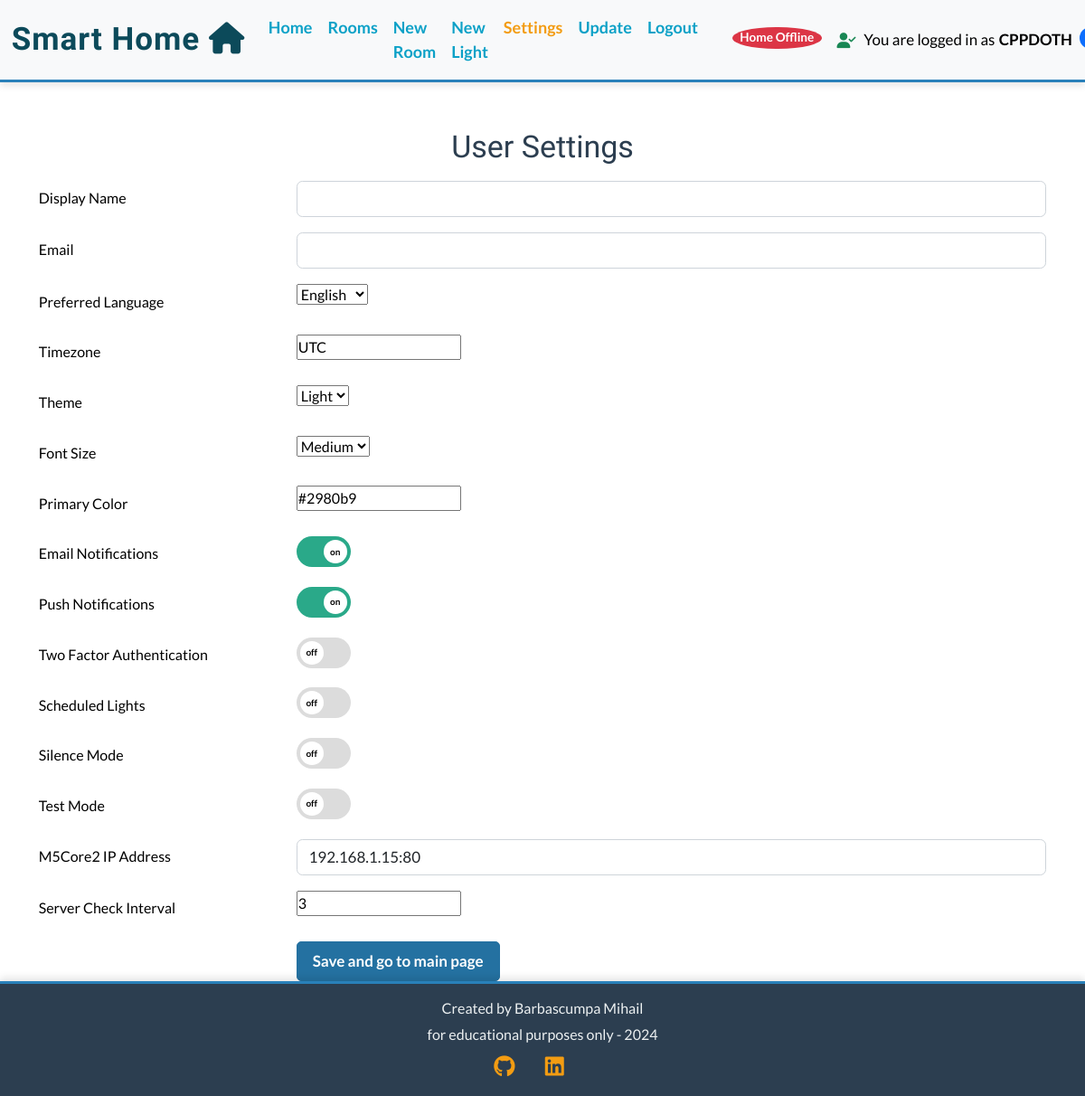
Page /settings/ (signed in) on the earlier database version.
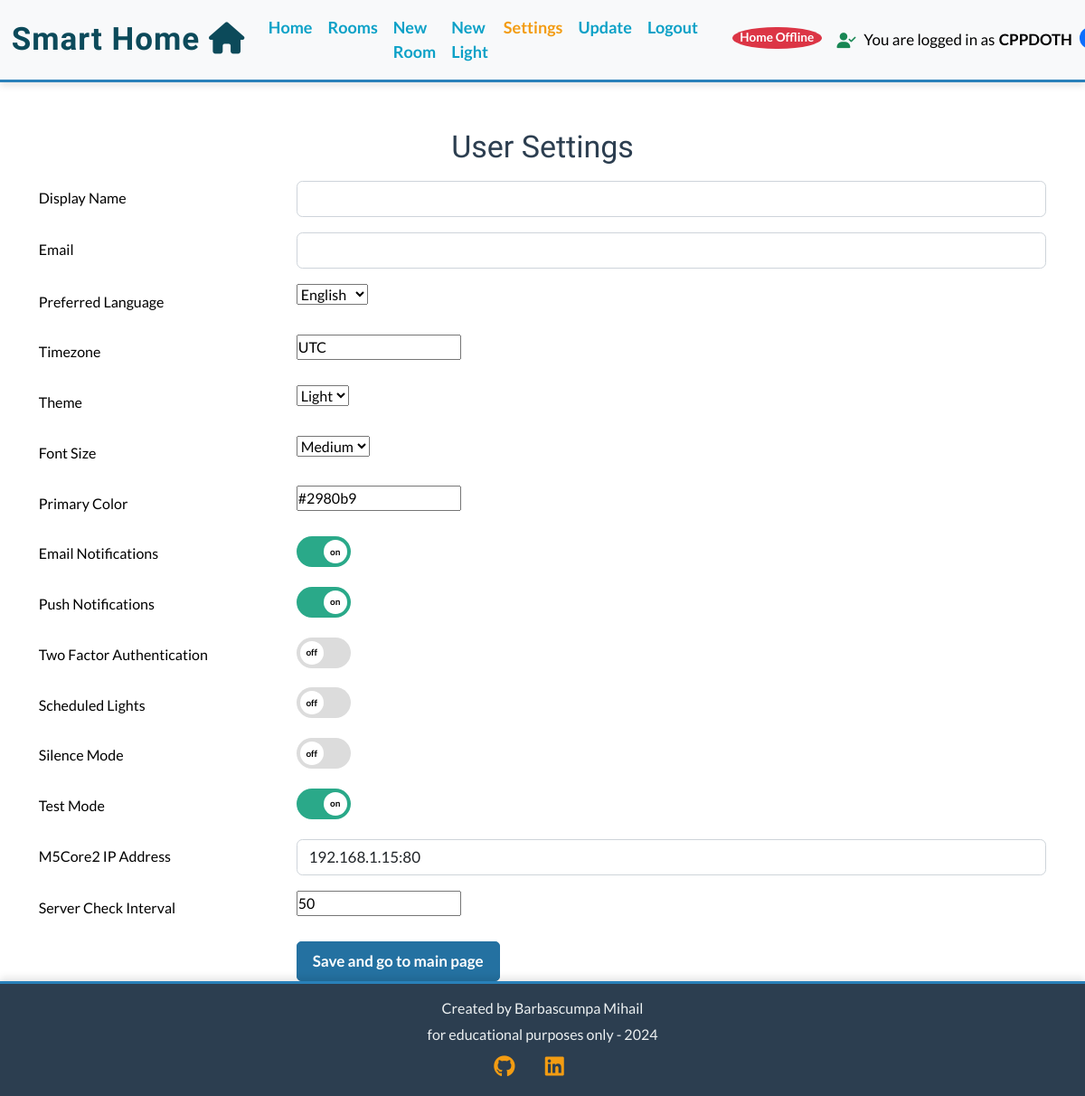
Same page on the later database version.
### light_app/models.py (models this page shows, shortened)
class UserSettings(models.Model):
    user = models.OneToOneField(User, on_delete=models.CASCADE)
    api_password = models.CharField(max_length=128)  # Parola pentru API
    server_check_interval = models.IntegerField(
        default=5, help_text="Interval in seconds for checking server status."
    )
    display_name = models.CharField(max_length=100, blank=True)
    email = models.EmailField(max_length=255, blank=True)
    preferred_language = models.CharField(
        max_length=50,
        choices=[("en", "English"), ("fr", "French"), ("de", "German")],
        default="en",
    )
    timezone = models.CharField(max_length=50, default="UTC")
    theme = models.CharField(
        max_length=10, choices=[("light", "Light"), ("dark", "Dark")], default="light"
    )
    font_size = models.CharField(
        max_length=10,
        choices=[("small", "Small"), ("medium", "Medium"), ("large", "Large")],
        default="medium",
    )
    primary_color = models.CharField(max_length=7, default="#2980b9")  # Hex color
    email_notifications = models.BooleanField(default=True)
    push_notifications = models.BooleanField(default=True)
    two_factor_authentication = models.BooleanField(default=False)
    scheduled_lights = models.BooleanField(default=False)
    silence_mode = models.BooleanField(default=False)
    test_mode = models.BooleanField(default=True)
    m5core2_ip = models.CharField(
        max_length=100, blank=True, default=""
    )  # Adresa IP a utilizatorului pentru M5Core2

### light_app/views.py (the view)
# urls.py: path('settings/', views.user_settings_view, name='user_settings'),
@login_required
def user_settings_view(request):
    user_settings, created = UserSettings.objects.get_or_create(user=request.user)
    form = UserSettingsForm(instance=user_settings)
    if request.method == "POST":
        form = UserSettingsForm(request.POST, instance=user_settings)
        if form.is_valid():
            form.save()
            return redirect("home")
    return render(
        request,
        "light_app/user_settings.html",
        {
            "form": form,
        },
    )

### light_app/forms.py (shortened to what this page needs)
class UserSettingsForm(forms.ModelForm):
    class Meta:
        model = UserSettings
        fields = [
            "display_name", "email", "preferred_language", "timezone",
            "theme", "font_size", "primary_color", "email_notifications",
            "push_notifications", "two_factor_authentication", "scheduled_lights",
            "silence_mode","test_mode", "m5core2_ip", 'server_check_interval',
        ]
        widgets = {
            'display_name': forms.TextInput(attrs={
                'class': 'form-control auto-expand',
            }),
            'email': forms.EmailInput(attrs={
                'class': 'form-control auto-expand',
            }),
            'm5core2_ip': forms.TextInput(attrs={
                'class': 'form-control auto-expand',
            }),
        }

### firmware_manager/context_processors.py (called while the page is built)
def user_ip_processor(request):
    user_ip = request.META.get('REMOTE_ADDR')  # Obține adresa IP a utilizatorului
    print(f"USER IP IN CONTEXT {user_ip}")
    return {
        'user_ip': user_ip  # Include adresa IP în contextul template-ului
    }

### light_app/context_processors.py (called while the page is built, shortened)
def global_variables(request):
    global home_online_status
    user_settings=None
    if request.user.is_authenticated:
        user_settings, created = UserSettings.objects.get_or_create(user=request.user)
        user_id = request.user.id
        online_status = home_online_status.get(user_id, False)
        return {
            "home_online_status": online_status,  # Returnează doar starea utilizatorului curent
            "silence_mode": user_settings.silence_mode,
            "check_interval": user_settings.server_check_interval,  # Returnează intervalul corect
            "user_ip": request.META["REMOTE_ADDR"],
        }

### light_app/templates/light_app/user_settings.html (shortened to what this page needs)
{% extends 'base.html' %}
{% block content %}
<div class="container mt-5">
    <h2 class="text-center">User Settings</h2>
    <form method="POST" class="mt-3">
        <div class="row mb-3">
            <label for="id_display_name" class="col-sm-3 col-form-label">Display Name</label>
            <div class="col-sm-9">
                {{ form.display_name }}
            </div>
        </div>
        <div class="row mb-3">
            <label for="id_email" class="col-sm-3 col-form-label">Email</label>
            <div class="col-sm-9">
                {{ form.email }}
            </div>
        </div>
        <div class="row mb-3">
            <label for="id_preferred_language" class="col-sm-3 col-form-label">Preferred Language</label>
            <div class="col-sm-9">
                {{ form.preferred_language }}
            </div>
        </div>
        <div class="row mb-3">
            <label for="id_timezone" class="col-sm-3 col-form-label">Timezone</label>
            <div class="col-sm-9">
                {{ form.timezone }}
            </div>
        </div>
        <div class="row mb-3">
            <label for="id_theme" class="col-sm-3 col-form-label">Theme</label>
            <div class="col-sm-9">
                {{ form.theme }}
            </div>
        </div>
        <div class="row mb-3">
            <label for="id_font_size" class="col-sm-3 col-form-label">Font Size</label>
            <div class="col-sm-9">
                {{ form.font_size }}
            </div>
        </div>
        <div class="row mb-3">
            <label for="id_primary_color" class="col-sm-3 col-form-label">Primary Color</label>
            <div class="col-sm-9">
                {{ form.primary_color }}
            </div>
        </div>
        <div class="row mb-3">
            <label for="id_email_notifications" class="col-sm-3 col-form-label">Email Notifications</label>
            <div class="col-sm-9">
                <label class="switch">
                    <span class="slider round"></span>
                </label>
            </div>
        </div>
        <div class="row mb-3">
            <label for="id_push_notifications" class="col-sm-3 col-form-label">Push Notifications</label>
            <div class="col-sm-9">
                <label class="switch">
                    <span class="slider round"></span>
                </label>
            </div>
        </div>
        <div class="row mb-3">
            <label for="id_two_factor_authentication" class="col-sm-3 col-form-label">Two Factor Authentication</label>
            <div class="col-sm-9">
                <label class="switch">
                    <span class="slider round"></span>
                </label>
            </div>
        </div>
        <div class="row mb-3">
            <label for="id_scheduled_lights" class="col-sm-3 col-form-label">Scheduled Lights</label>
            <div class="col-sm-9">
                <label class="switch">
                    <span class="slider round"></span>
                </label>
            </div>
        </div>
        <div class="row mb-3">
            <label for="id_silence_mode" class="col-sm-3 col-form-label">Silence Mode</label>
            <div class="col-sm-9">
                <label class="switch">
                    <span class="slider round"></span>
                </label>
            </div>
        </div>
        <div class="row mb-3">
            <label for="id_test_mode" class="col-sm-3 col-form-label">Test Mode</label>
            <div class="col-sm-9">
                <label class="switch">
                    <span class="slider round"></span>
                </label>
            </div>
        </div>
        <div class="row mb-3">
            <label for="id_m5core2_ip" class="col-sm-3 col-form-label">M5Core2 IP Address</label>
            <div class="col-sm-9">
                {{ form.m5core2_ip }}
            </div>
        </div>
        <div class="row mb-3">
            <label for="id_server_check_interval" class="col-sm-3 col-form-label">Server Check Interval</label>
            <div class="col-sm-9">
                {{ form.server_check_interval }}
            </div>
        </div>
        <div class="row">
            <div class="col-sm-9 offset-sm-3">
                <button type="submit" class="btn btn-primary">Save and go to main page</button>
            </div>
        </div>
    </form>
</div>
{% endblock %}

### templates/base.html (shortened to what this page needs)
{% load static %}
<!DOCTYPE html>
<html lang="{{ request.LANGUAGE_CODE }}">
  <head>
    <link
      href="https://cdn.jsdelivr.net/npm/bootstrap@5.2.3/dist/css/bootstrap.min.css"
      rel="stylesheet"
    />
    <link rel="stylesheet" href="{% static 'css/style.css' %}" />
  </head>
  <body
    class="{% if request.user.is_authenticated %}{{ request.user.usersettings.theme }} {{ request.user.usersettings.font_size }}{% endif %}"
  >
    {% include 'includes/header.html' %}
    <main>{% block content %} {% endblock content %}</main>
    {% include 'includes/footer.html' %}
  </body>
</html>

### templates/includes/header.html (shortened to what this page needs)
{% load static %}
{% url 'index' as index_url %}
{% url 'room_list' as room_list_url %}
{% url 'add_room' as add_room_url %}
{% url 'add_light' as add_light_url %}
{% url 'user_settings' as user_settings_url %}
{% url 'account_logout' as logout_url %}
{% url 'update_esp_firmware' as update_esp_firmware_url %}
<header>
  <nav class="navbar navbar-expand-lg navbar-light bg-light">
    <div class="container-fluid">
      <a class="navbar-brand" href="{% url 'home' %}">Smart Home <i class="fa-solid fa-home"></i></a>
      <div class="collapse navbar-collapse" id="navbarText">
        <ul class="navbar-nav me-auto mb-2 mb-lg-0">
          <li class="nav-item">
            <a class="nav-link {% if request.path == index_url %}active{% endif %}" aria-current="page"
              href="{% url 'home' %}">Home</a>
          </li>
          {% if user.is_authenticated %}
          <li class="nav-item">
            <a class="nav-link {% if request.path == room_list_url %}active{% endif %}" aria-current="page"
              href="{% url 'room_list' %}">Rooms</a>
          </li>
          <li class="nav-item">
            <a class="nav-link {% if request.path == add_room_url %}active{% endif %}" aria-current="page"
              href="{% url 'add_room' %}">New Room</a>
          </li>
          <li class="nav-item">
            <a class="nav-link {% if request.path == add_light_url %}active{% endif %}" aria-current="page"
              href="{% url 'add_light' %}">New Light</a>
          </li>
          <li class="nav-item">
            <a class="nav-link {% if request.path == user_settings_url %}active{% endif %}" aria-current="page"
              href="{% url 'user_settings' %}">Settings</a>
          </li>
          <li class="nav-item">
            <a class="nav-link {% if request.path == update_esp_firmware_url %}active{% endif %}" aria-current="page"
              href="{% url 'update_esp_firmware' %}">Update</a>
          </li>
          <li class="nav-item">
            <a class="nav-link {% if request.path == logout_url %}active{% endif %}" aria-current="page"
              href="{% url 'account_logout' %}">Logout</a>
          </li>
          {% endif %}
        </ul>
      </div>
    </div>
    {% if user.is_authenticated %}
    <span id="server-status" class="badge ms-3 {% if home_online_status %}bg-success{% else %}bg-danger{% endif %}">
      {% if  home_online_status  %}
          Home Online
      {% else %}
          Home Offline
      {% endif %}
  </span>
    <p class="text-end m-3 text-nowrap d-flex align-items-center justify-content-end"
      style="font-weight: 500; font-size: 1rem;">
      <i class="fas fa-user-check text-success me-2" data-bs-toggle="tooltip" data-bs-placement="top"
        title="Logged in since: {{ user.last_login|date:'d M Y H:i' }}"></i>
      You are logged in as <b class="ms-1">{{ user|upper }}</b>
      <span class="badge bg-primary ms-2" data-bs-toggle="tooltip" data-bs-placement="top"
        title="Number of rooms you have">
      </span>
    </p>
    {% endif %}
  </nav>
</header>

### templates/includes/footer.html
{% load static %}
<footer class="social">
    <p>Created by Barbascumpa Mihail</p>
    <p>for educational purposes only - 2024</p>
    <a href="https://github.com/devbmv" id="github" target="_blank" rel="noopener" aria-label="Go to my GitHub repository!(Link opens in a new tab)">
        <i class="fab fa-github social-links"></i></a>
    <a href="www.linkedin.com/in/devbmv" id="linkedin" target="_blank" rel="noopener"
        aria-label="Go to my LinkedIn!(Link opens in a new tab)">
        <i class="fab fa-linkedin social-links"></i>
    </a>
</footer>

### static/css/style.css (style rules this page uses)
* { margin: 0; padding: 0; box-sizing: border-box; }
html, body { height: 100%; margin: 0; padding: 0; font-family: 'Lato', sans-serif; font-size: 17px; color: #34495e; background-color: #ecf0f1; display: flex; flex-direction: column; }
body.light { background-color: white; color: black; }
body.medium { font-size: 16px; }
.btn-primary { background-color: var(--primary-color, #2471a3); border-color: var(--primary-color, #2471a3); color: #ffffff; }
.navbar, .footer, .card, .list-group-item, .card-footer { background-color: inherit; color: inherit; }
a { color: var(--primary-color, #2980b9); }
body { min-height: 100vh; display: flex; flex-direction: column; }
main { flex: 1; }
footer { flex-shrink: 0; }
h1, h2, h3, h4, h5, h6 { font-family: 'Oswald', sans-serif; color: #2c3e50; }
.navbar { box-shadow: 0 4px 8px rgba(0, 0, 0, 0.1); border-bottom: 3px solid #2980b9; background-color: #1a5276; }
.navbar-brand { font-family: 'Oswald', sans-serif; font-weight: bold; font-size: 35px; letter-spacing: 1px; color: #0c4a5a; }
a.nav-link { color: #0ca1c7; font-family: 'Lato', sans-serif; font-weight: bold; font-size: 18px; }
.navbar-nav .nav-link.active, .navbar-nav .nav-link.show { color: #f39c12; }
header { margin-bottom: 0; }
footer.social { flex-shrink: 0; text-align: center; box-shadow: 0 -4px 8px rgba(0, 0, 0, 0.1); border-top: 3px solid #2980b9; background-color: #2c3e50; padding: 15px 0; width: 100%; }
footer p { font-family: 'Lato', sans-serif; font-size: 16px; color: #ecf0f1; font-weight: 450; margin-bottom: 5px; }
footer>a { margin-right: 30px; font-size: 24px; color: #f39c12; transition: color 0.3s, transform 0.3s; }
.social-links { transition: all 0.3s ease; }
.btn { font-weight: bold; border-radius: 5px; padding: 0.5rem 1rem; font-size: 1rem; transition: transform 0.3s, box-shadow 0.3s; }
.switch { position: relative; display: inline-block; width: 60px; height: 34px; margin-left: auto; }
.slider { position: absolute; cursor: pointer; top: 0; left: 0; right: 0; bottom: 0; background-color: #dcdcdc; transition: .4s; border-radius: 34px; }
.slider:before { position: absolute; content: attr(data-text); height: 26px; width: 26px; left: 4px; bottom: 4px; background-color: white; transition: .4s; border-radius: 50%; display: flex; align-items: center; justify-content: center; font-size: 10px; font-weight: bold; color: #000; }
input:checked+.slider { background-color: #2aa989; }
input:checked+.slider:before { transform: translateX(26px); content: "on"; }
input:not(:checked)+.slider:before { content: "off"; }
.slider.round { border-radius: 34px; }
.slider.round:before { border-radius: 50%; }
.badge { font-size: 0.8rem; padding: 0.4em 0.6em; border-radius: 50%; position: relative; top: -2px; }
.auto-expand { resize: none; overflow: hidden; min-height: 40px; }

### templates/base.html (style rules this page uses)
:root { --primary-color: #2471a1; }

Differences in the rows shown:
changed UserSettings "English": server_check_interval "3" → "50"
